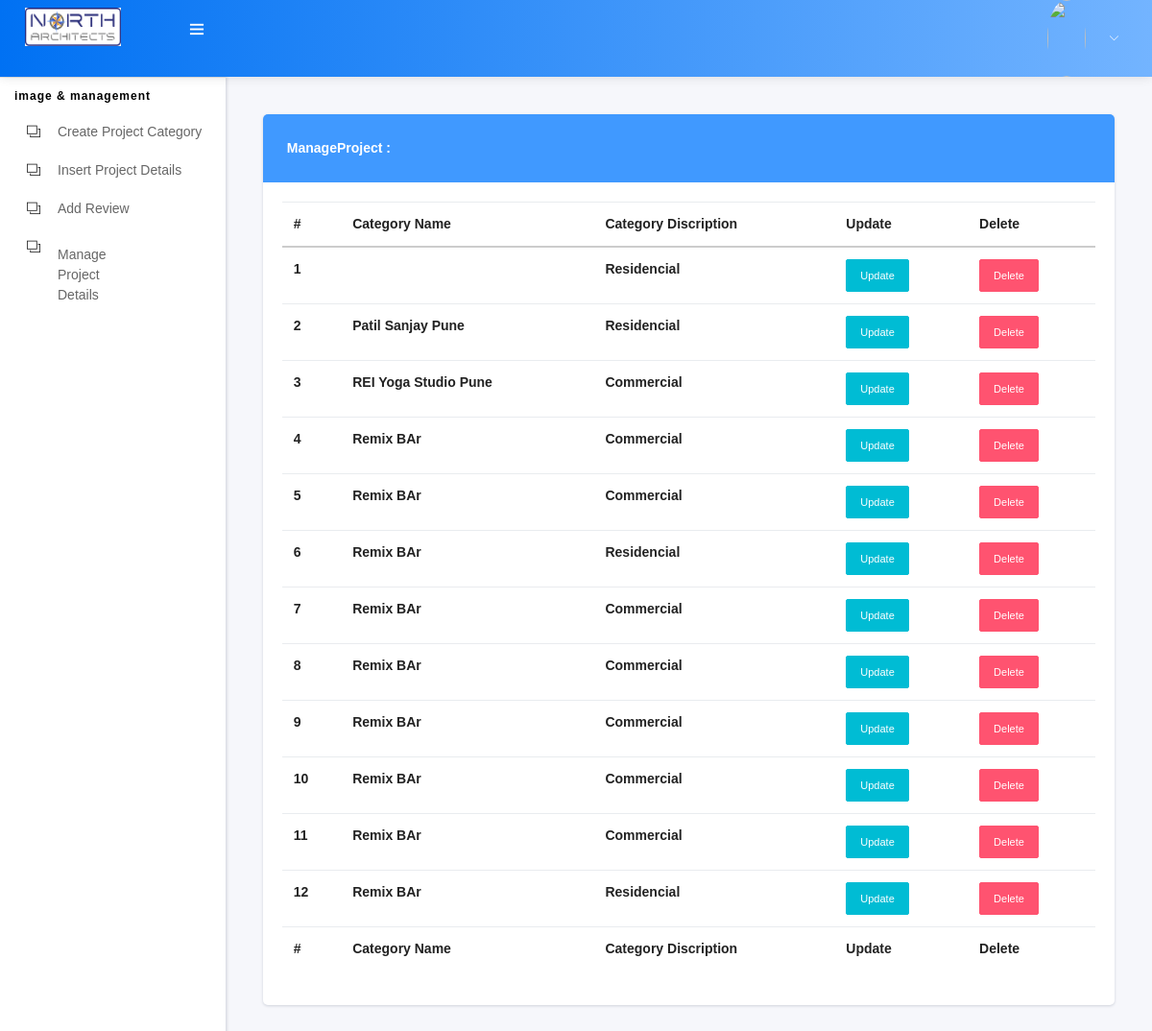
The app's page /manageproject_detail.php with its own data.
### tables this page shows
CREATE TABLE `productsdemo` (
  `id` int(11) NOT NULL,
  `category` int(11) DEFAULT NULL,
  `productname` varchar(255) DEFAULT NULL,
  `productimage1` varchar(255) DEFAULT NULL,
  `productimage2` varchar(255) DEFAULT NULL,
  `productimage3` varchar(255) DEFAULT NULL,
  `productimage4` varchar(255) DEFAULT NULL,
  `productimage5` varchar(255) DEFAULT NULL,
  `productimage6` varchar(255) DEFAULT NULL,
  `productimage7` varchar(255) DEFAULT NULL,
  `productimage8` varchar(255) DEFAULT NULL,
  `productimage9` varchar(255) DEFAULT NULL,
  `productimage10` varchar(255) DEFAULT NULL,
  `productimage11` varchar(255) DEFAULT NULL,
  `productimage12` varchar(255) DEFAULT NULL,
  `title1` varchar(255) DEFAULT NULL,
  `title2` varchar(255) DEFAULT NULL,
  `title3` varchar(255) DEFAULT NULL,
  `title4` varchar(255) DEFAULT NULL,
  `title5` varchar(255) DEFAULT NULL,
  `title6` varchar(255) DEFAULT NULL,
  `title7` varchar(255) DEFAULT NULL,
  `title8` varchar(255) DEFAULT NULL,
  `title9` varchar(255) DEFAULT NULL,
  `title10` varchar(255) DEFAULT NULL,
  `title11` varchar(255) DEFAULT NULL,
  `title12` varchar(255) DEFAULT NULL
);

CREATE TABLE `category` (
  `id` int(11) NOT NULL,
  `categoryName` varchar(255) DEFAULT NULL,
  `categoryDescription` varchar(255) DEFAULT NULL,
  `creationDate` timestamp NULL DEFAULT NULL,
  `updationDate` timestamp NULL DEFAULT NULL
);

### manageproject_detail.php (the view, shortened to what this page needs)
<?php include 'header.php' ;?>
                    <div class="pcoded-content">
                        <div class="pcoded-inner-content">
                            <div class="main-body">
                                <div class="page-wrapper">
                                    <div class="page-body">
                                      <div class="row">
                                            <div class="col-sm-12">
                                                <div class="card shadow-lg">
                                                  <div class="card-header bg-primary">
                                                    <div class="title">
                                                      <h5 class="text-white">ManageProject :</h5>
                                                    </div>
                                                  </div>
                                                  <div class="card-body font-weight-bold">
                                                      <table class="table table-hover " id="mytable">
                                                        <thead>
                                                          <tr>
                                                            <th>#</th>
                                                            <th>Category Name</th>
                                                            <th>Category Discription</th>
                                                            <th>Update</th>
                                                            <th>Delete</th>
                                                          </tr>
                                                        </thead>
                                                        <tbody>
                                                          <?php
  include ('config.php');
$Query="SELECT productsdemo.id,productsdemo.productname,category.categoryName FROM productsdemo JOIN category ON category.id = productsdemo.category";
$cnt=1;
                                                              $run=mysqli_query($con,$Query);
                                                              while ($row=mysqli_fetch_array($run)) {
                                                                ?>
                                                               <tr>
                                                                  <td><?php echo $cnt++;?></td>
                                                                  <td>
                                                                    <?php echo $row['productname'];?></td>
                                                                  <td>
                                                                  <?php echo $row['categoryName'];?></td>
                                                                  <td>
                                                                    <a href="update.php?id=<?php echo $row['id']?>" class="btn btn-sm btn-info">Update</a>
                                                                  </td>
                                                                  <td>
                                                                    <a href="delete.php?id=<?php echo $row['id']?>" class="btn btn-sm btn-danger">Delete</a>
                                                                  </td>
                                                                  </tr>
                                                                <?php
                                                              }
                                                          ?>
                                                        </tbody>
                                                        <tfoot>
                                                         <tr>
                                                            <th>#</th>
                                                            <th>Category Name</th>
                                                            <th>Category Discription</th>
                                                            <th>Update</th>
                                                            <th>Delete</th>
                                                          </tr>
                                                        </tfoot>
                                                      </table>
                                                  </div>
                                                </div>
                                            </div>
                                          </div>
                                      </div>
                                  </div>
                               </div>
                            </div>
                          </div>
</body>
</html>

### header.php (shortened to what this page needs)
<!DOCTYPE html>
<html lang="en">
<head>
      <link rel="stylesheet" type="text/css" href="assets/css/bootstrap/css/bootstrap.min.css">
      <link rel="stylesheet" type="text/css" href="assets/icon/themify-icons/themify-icons.css">
    <link rel="stylesheet" type="text/css" href="assets/icon/font-awesome/css/font-awesome.min.css">
      <link rel="stylesheet" type="text/css" href="assets/icon/icofont/css/icofont.css">
      <link rel="stylesheet" type="text/css" href="assets/css/style.css">
      <link rel="stylesheet" type="text/css" href="assets/css/jquery.mCustomScrollbar.css">
  </head>
  <body>
    <div id="pcoded" class="pcoded">
        <div class="pcoded-container navbar-wrapper">
            <nav class="navbar header-navbar pcoded-header bg-info ">
               <div class="navbar-wrapper">
                   <div class="navbar-logo">
                       <a class="mobile-menu" id="mobile-collapse" href="#!">
                           <i class="ti-menu"></i>
                       </a>
                       <a href="index.php" class="ml-3 bg-white">
                           <img src="logo/logo.png" alt="" width="100px" height="40px">
                       </a>
                   </div>
                   <div class="navbar-container container-fluid">
                       <ul class="nav-right">
                           <li class="user-profile header-notification">
                               <a href="#!">
                                 <img src="Image/<?php ?>" class="img-radius" width="80px" height="80" alt="">
                                   <i class="ti-angle-down"></i>
                               </a>
                           </li>
                       </ul>
                   </div>
               </div>
           </nav>
            <div class="pcoded-main-container">
                <div class="pcoded-wrapper">
                    <nav class="pcoded-navbar">
                        <div class="pcoded-inner-navbar main-menu">
                            <div class="pcoded-navigatio-lavel" data-i18n="nav.category.forms">
                            Image &amp; ManageMent</div>
                            <ul class="pcoded-item pcoded-left-item">
                                <li>
                                    <a href="index.php">
                                        <span class="pcoded-micon"><i class="ti-layers"></i><b>FC</b></span>
                                        <span class="pcoded-mtext" data-i18n="nav.form-components.main">Create Project Category</span>
                                    </a>
                                </li>
                                <li>
                                    <a href="insertproject.php">
                                        <span class="pcoded-micon"><i class="ti-layers"></i><b>FC</b></span>
                                        <span class="pcoded-mtext" data-i18n="nav.form-components.main">Insert Project Details</span>
                                    </a>
                                </li>
                            </ul>
                            <ul class="pcoded-item pcoded-left-item">
                                <li>
                                    <a href="review.php">
                                        <span class="pcoded-micon"><i class="ti-layers"></i><b>FC</b></span>
                                        <span class="pcoded-mtext" data-i18n="nav.form-components.main">Add Review </span>
                                    </a>
                                </li>
                                <li>
                                    <a href="manageproject_detail.php">
                                        <span class="pcoded-micon"><i class="ti-layers"></i><b>FC</b></span>
                                        <span class="pcoded-mtext" data-i18n="nav.form-components.main">
                                        <span class="pcoded-mtext" data-i18n="nav.form-components.main">Manage Project Details </span>
                                    </a>
                                </li>
                            </ul>
                        </div>
                    </nav>

### records on screen
productsdemo: category.categoryName "Residencial"
productsdemo: productname "Patil Sanjay Pune", category.categoryName "Residencial"
productsdemo: productname "REI Yoga Studio Pune", category.categoryName "Commercial"
productsdemo: productname "Remix BAr", category.categoryName "Commercial"
productsdemo: productname "Remix BAr", category.categoryName "Commercial"
productsdemo: productname "Remix BAr", category.categoryName "Residencial"
productsdemo: productname "Remix BAr", category.categoryName "Commercial"
productsdemo: productname "Remix BAr", category.categoryName "Commercial"
productsdemo: productname "Remix BAr", category.categoryName "Commercial"
productsdemo: productname "Remix BAr", category.categoryName "Commercial"
productsdemo: productname "Remix BAr", category.categoryName "Commercial"
productsdemo: productname "Remix BAr", category.categoryName "Residencial"
